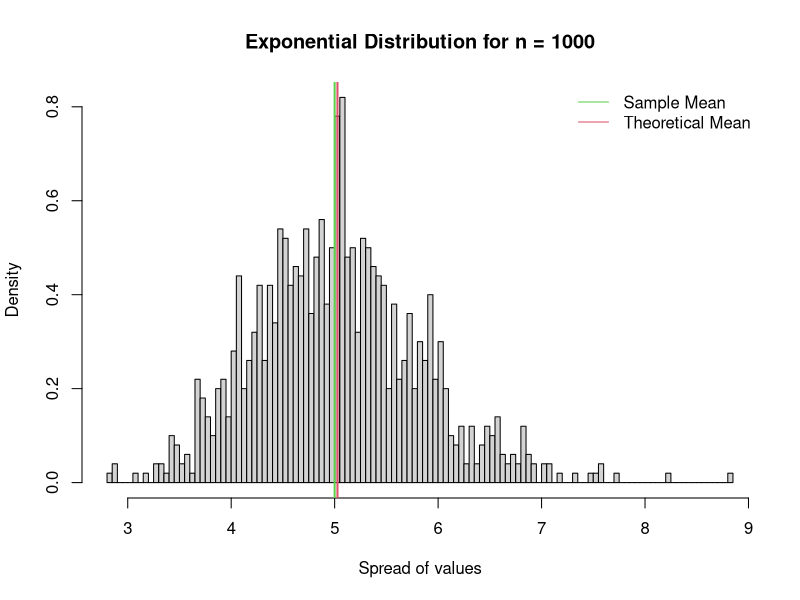
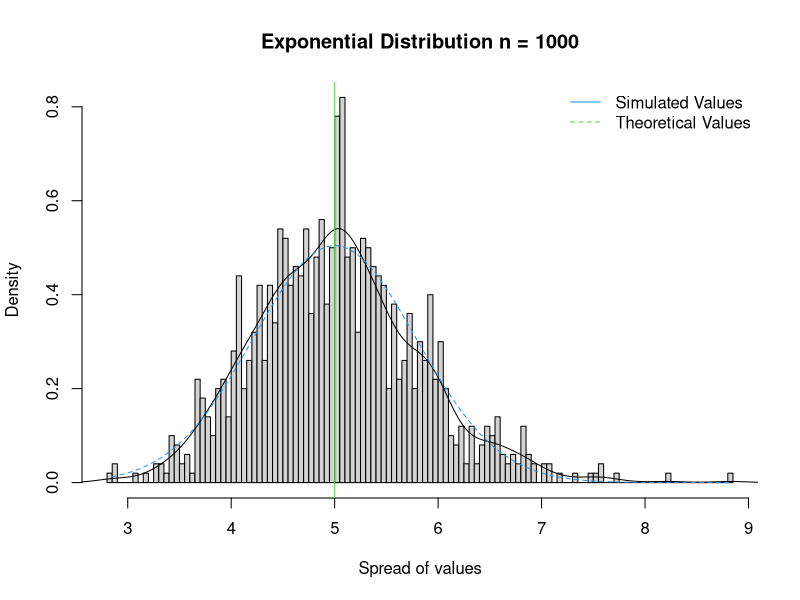
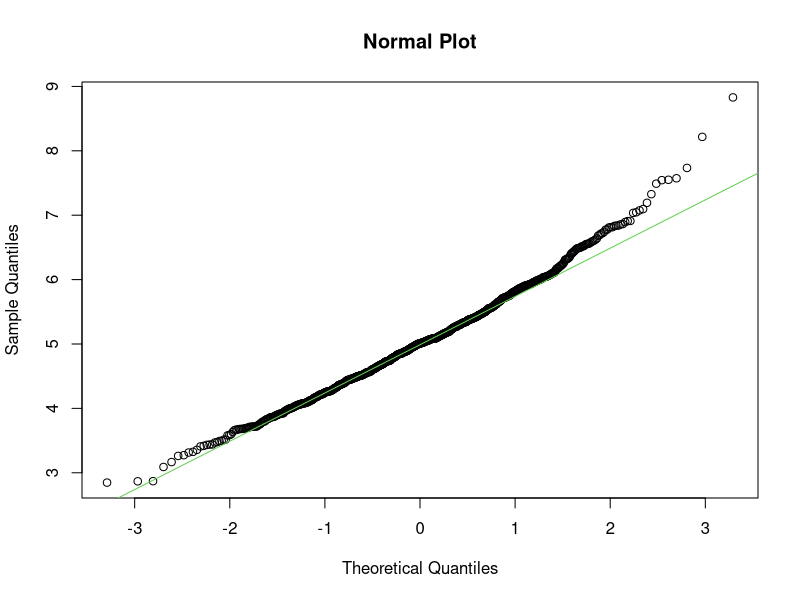

Write the R code that produced these figures, in order.
## ---- chunk 1
knitr::opts_chunk$set(echo = TRUE)
## ---- chunk 2
library(ggplot2)
set.seed(11081979)

lamda <- 0.2
n <- 40 # exponetials number 
NS <- 1000 # tests number

          exp_sim <- function(n, lamda)
            {
                      mean(rexp(n,lamda))
            }
            
            sim <- data.frame(ncol=2,nrow=1000)
            names(sim) <- c("Index","Mean")

            for (i in 1:NS)
            {
                      sim[i,1] <- i
                      sim[i,2] <- exp_sim(n,lamda)
            }

 
## ---- chunk 3
sample_mean <- mean(sim$Mean)
 
sample_mean
## ---- chunk 4
mean_theory <- 1/lamda
mean_theory

## ---- chunk 5
hist(sim$Mean, 
  breaks = 100, 
   prob = TRUE, 
    main="Exponential Distribution for n = 1000", 
    xlab="Spread of values")
         abline(v = mean_theory, 
             col= 3,
              lwd = 2)
                 abline(v = sample_mean, 
                    col = 2,
                      lwd = 2)

legend('topright', c("Sample Mean", "Theoretical Mean"), 
   bty = "n",       
    lty = c(1,1), 
     col = c(col = 3, col = 2))

## ---- chunk 6
sample_var <- var(sim$Mean)
theor_var <- ((1/lamda)^2)/40

## ---- chunk 7
theor_var
## ---- chunk 8
sample_var
## ---- chunk 9
          hist(sim$Mean, 
                        breaks = 100, 
                        prob = TRUE, 
                        main = "Exponential Distribution n = 1000", 
                        xlab = "Spread of values")
                        lines(density(sim$Mean))
                        abline(v = 1/lamda, col = 3)
                        xfit <- seq(min(sim$Mean), max(sim$Mean), length = 100)
                        yfit <- dnorm(xfit, mean = 1/lamda, sd = (1/lamda/sqrt(40)))
                        lines(xfit, yfit, pch = 22, col = 4, lty = 2)
                        legend('topright', c("Simulated Values", "Theoretical Values"), 
                        bty = "n", lty = c(1,2), col = c(4, 3))

## ---- chunk 10
qqnorm(sim$Mean, 
        main ="Normal Plot")
        qqline(sim$Mean, 
        col = "3")

